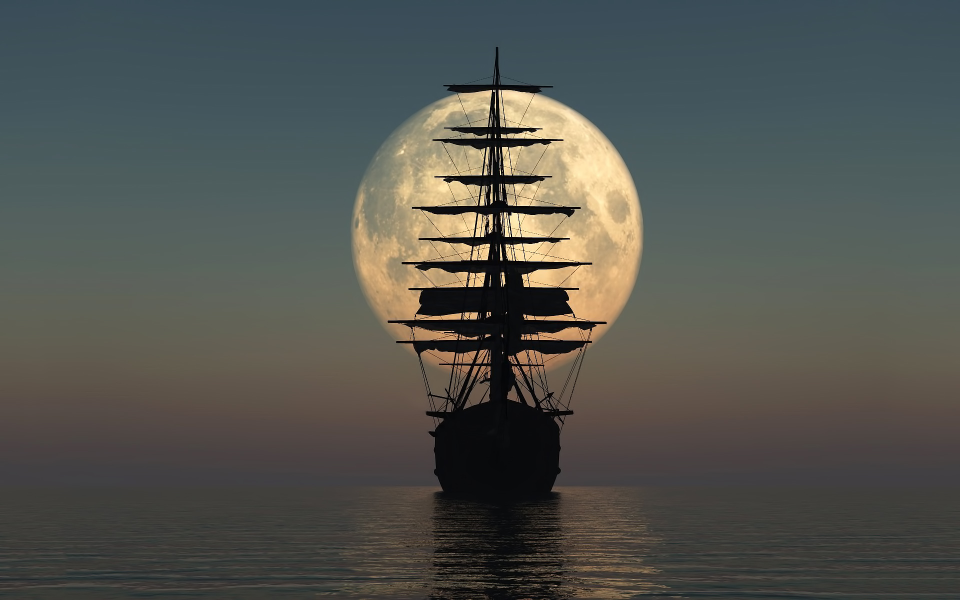
#> input picture image.jpeg, 1920 x 1200 px (shown at 1/2 size)
$ python subImg.py
#> lines starting #> are read from the running program, lines starting #| are printed output that depends on the picture
import cv2

# Load the two images
image1 = cv2.imread('image.jpeg')
#> image1 is the input picture: shape (1200, 1920, 3); mean B, G, R 79.1, 84.2, 82.2
image2 = cv2.imread('image2.jpg')
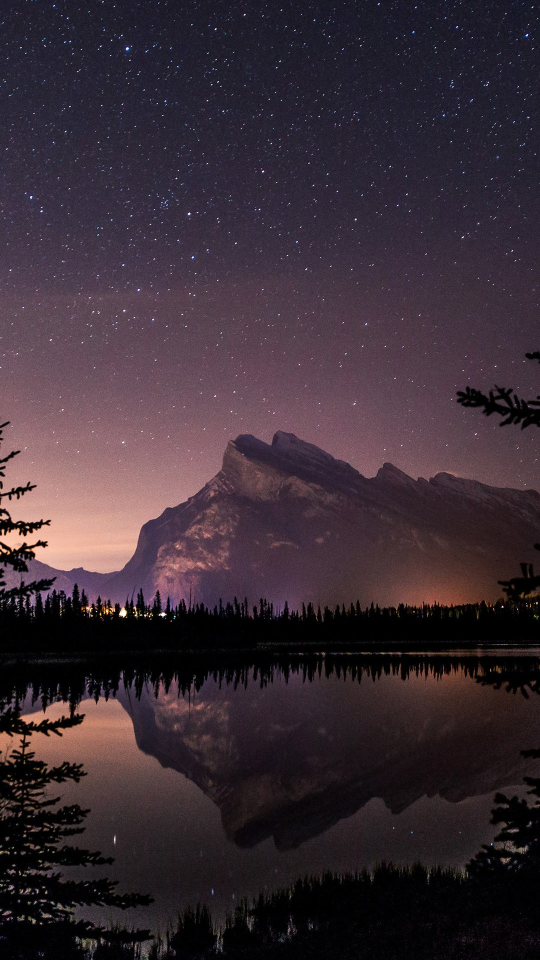
#> input picture image2.jpg, 1080 x 1920 px (shown at 1/2 size)
#> image2 is the input picture: shape (1920, 1080, 3); mean B, G, R 52.2, 43.9, 57.3

# Ensure both images have the same dimensions
image2 = cv2.resize(image2, (image1.shape[1], image1.shape[0]))
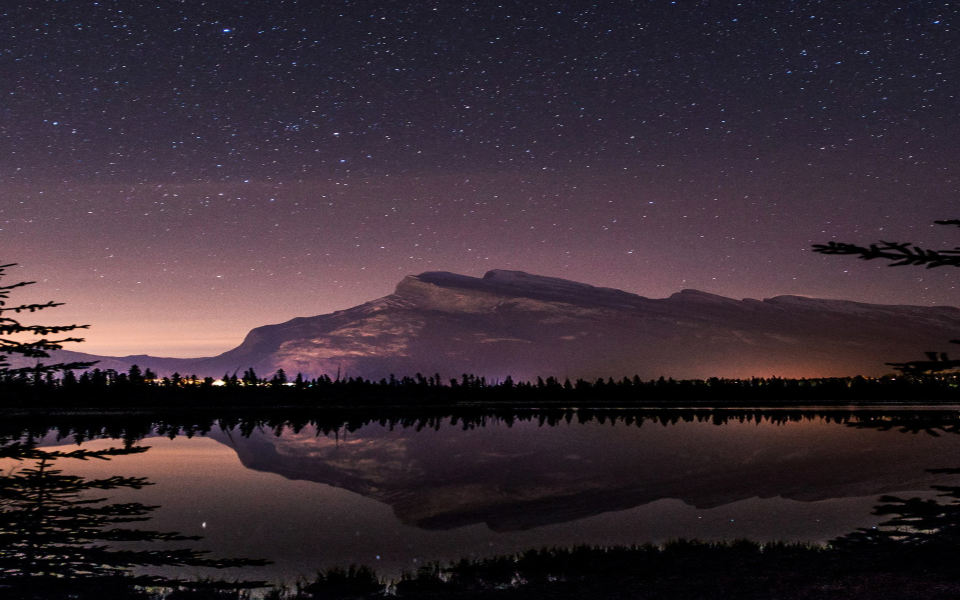
#> image2: shape (1200, 1920, 3) (shown at 1/2 size); mean B, G, R 52.1, 43.8, 57.2

# Subtract the images
result = cv2.subtract(image1, image2)
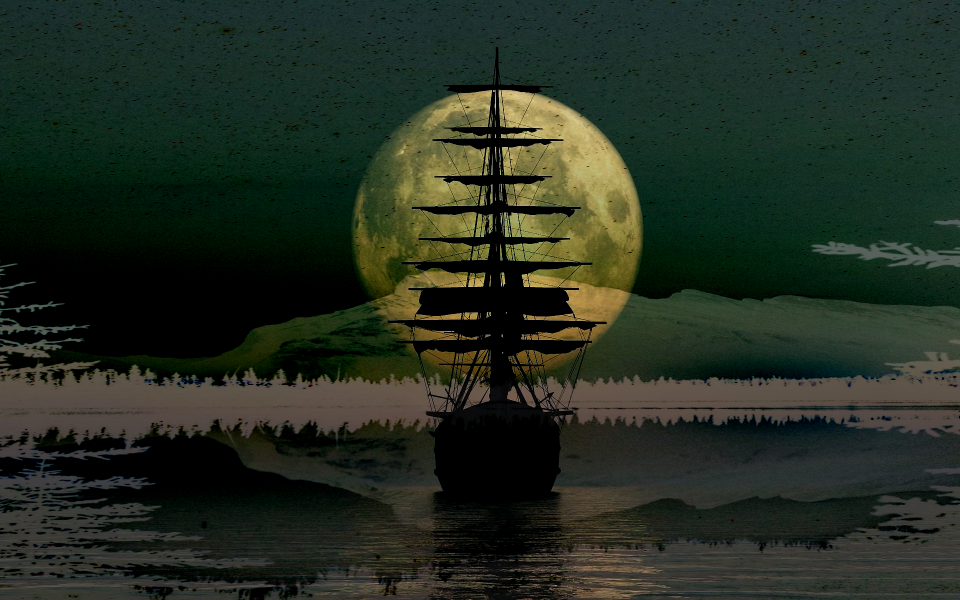
#> result: shape (1200, 1920, 3) (shown at 1/2 size); mean B, G, R 33, 45, 35.4

# Display the result
cv2.imshow('Result', result)
cv2.waitKey(0)
cv2.destroyAllWindows()
